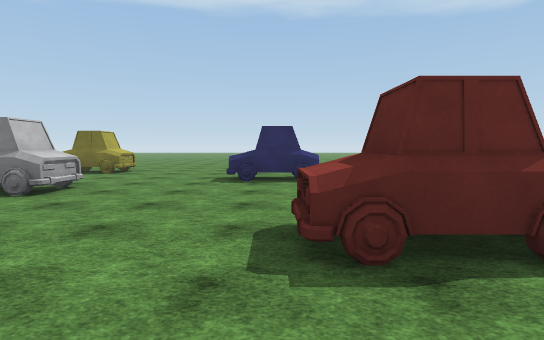
View 1 (above)

24 first-person views from a walk through a 3-D level made in the Unity game engine. The camera is 1.5 m above the floor, tilts 4° down and sees 80° across. The floor is counted in squares, 2 m on a side. Each view is taken from the middle of a square. On the plan, view 1 faces up. The plan holds only what a view shows up to about 11 squares ahead; the rest is blank. The place goes on beyond the plan. Some surface patterns are stand-ins.

View 2
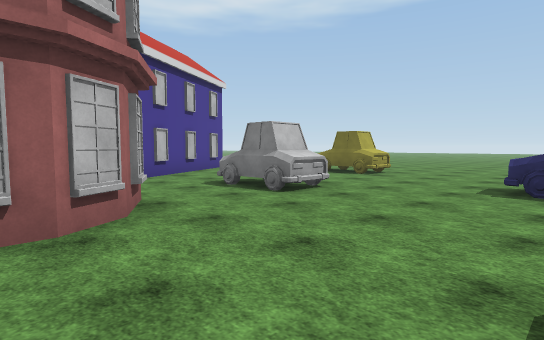

View 3
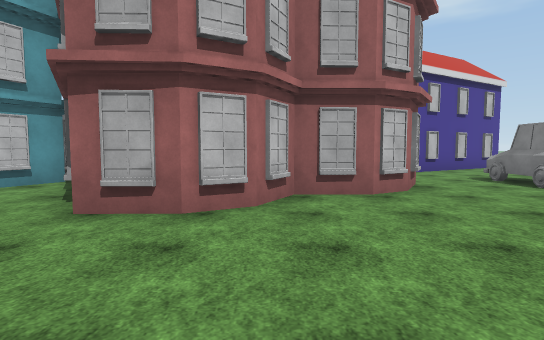

View 4
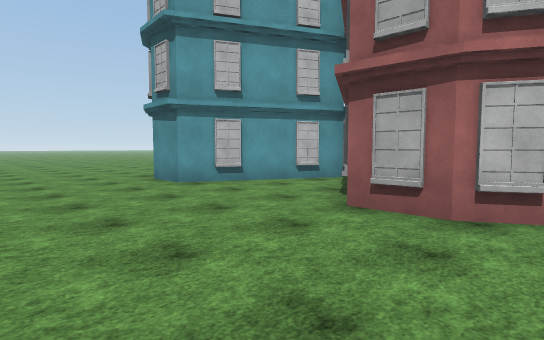

View 5
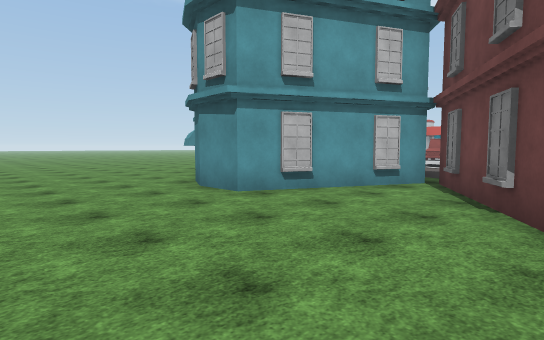

View 6
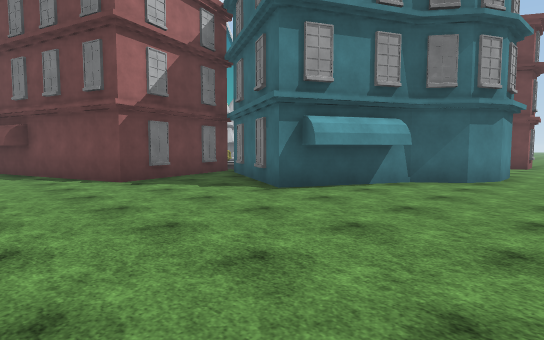

View 7
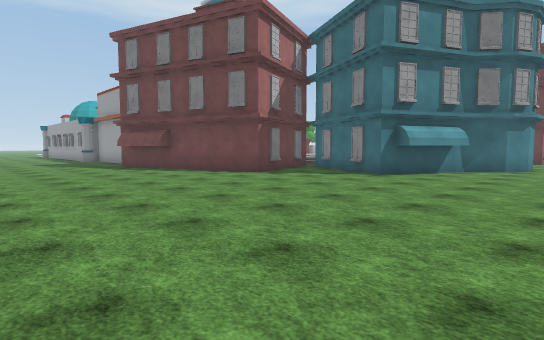

View 8
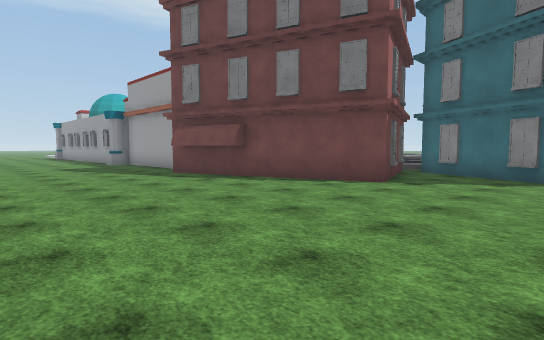

View 9
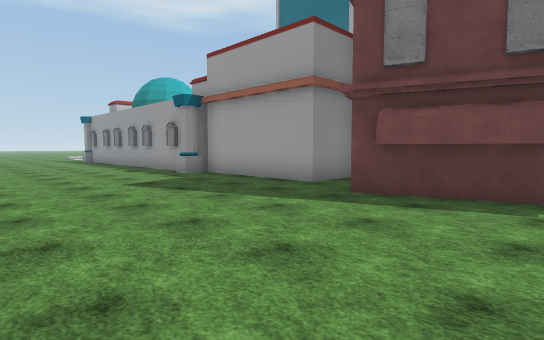

View 10
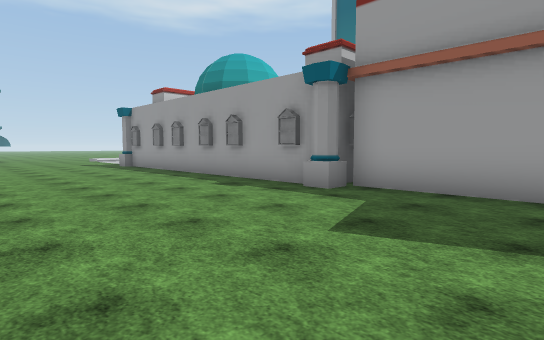

View 11
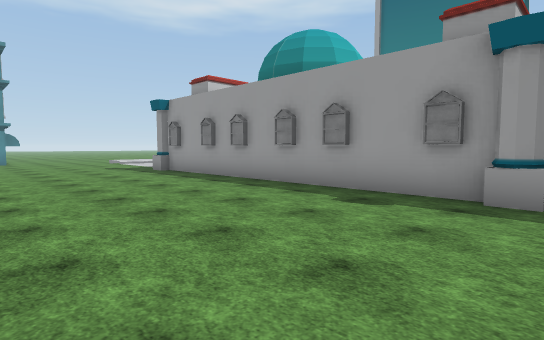

View 12
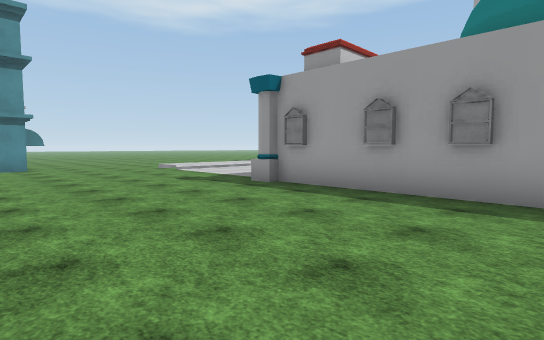

View 13
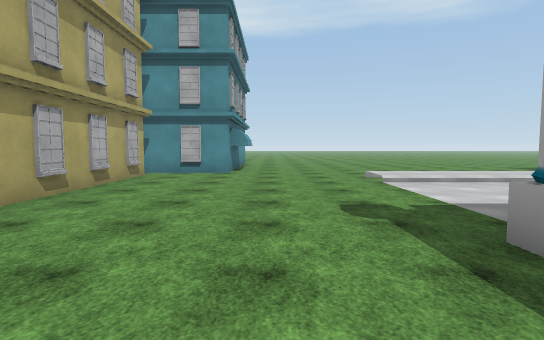

View 14
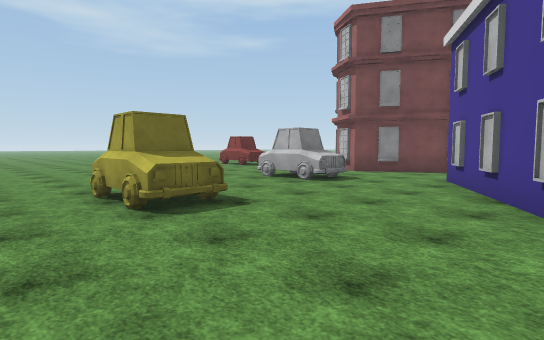

View 15
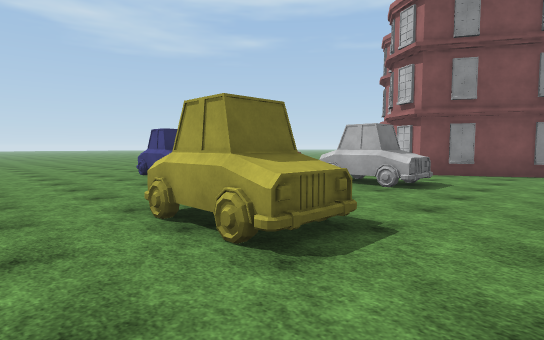

View 16
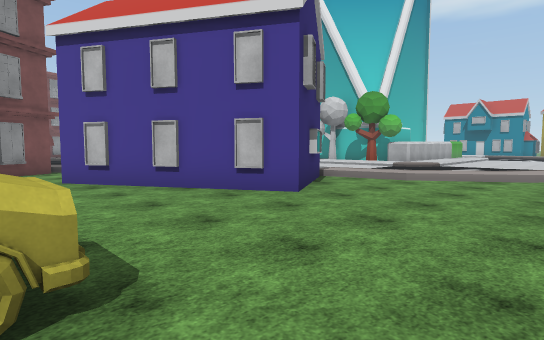

View 17
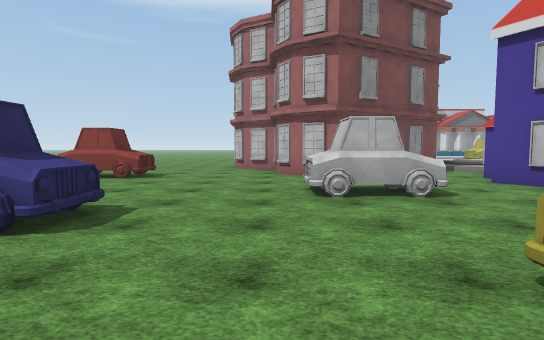

View 18
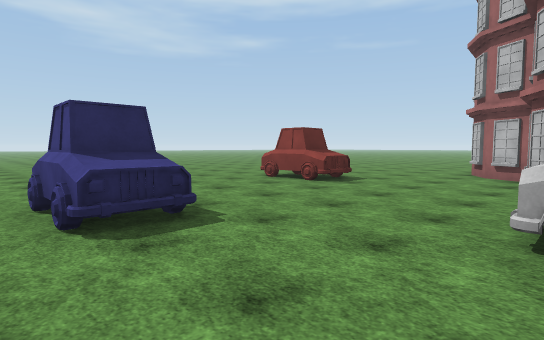

View 19
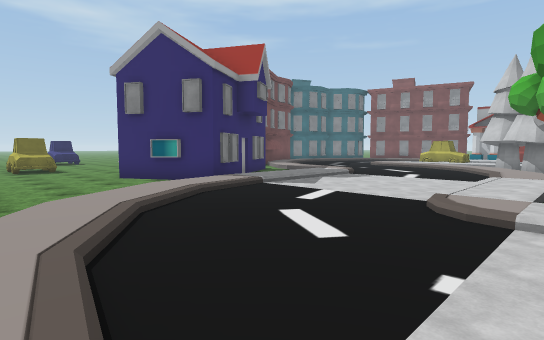

View 20
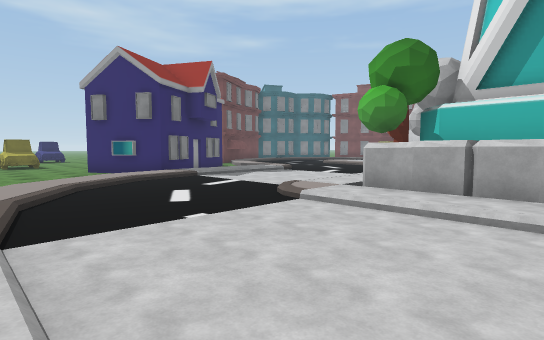

View 21
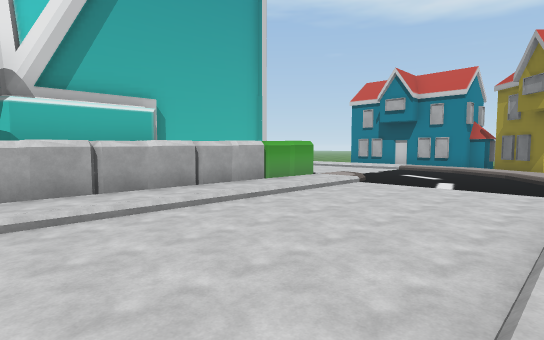

View 22
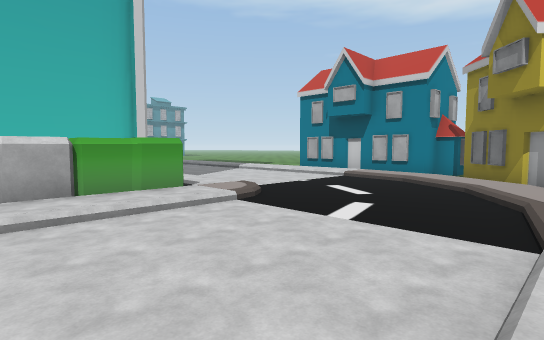

View 23
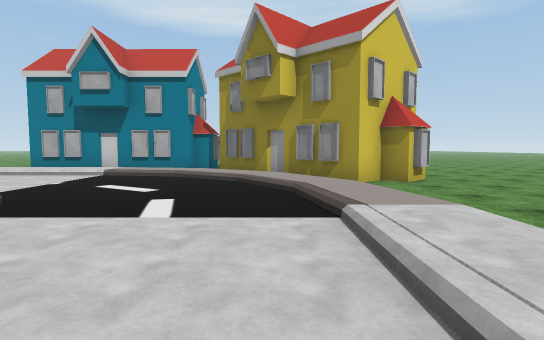

View 24
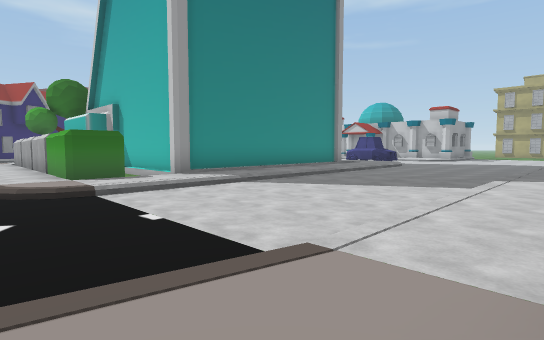

### Floor plan
Key: @ floor where view 1 was taken; # wall or solid block; . main floor; : floor 0.25 m higher than the main floor; / step, stairs or slope; O other object.
Columns run from 36 left of view 1 to 2 right of it. Each row starts with its distance up from view 1.
 12     OO::::::::::::::/.. ...........
 11    #/:/............/:/.................
 10   OO:/...............:/.......OO.......
  9 O  :/................/:.......OO.......
  8 ##.:..................:/.#O........OOO.
  7  #O:....::::::::::/...//###........OOO
  6  #/:....:OOOOOOOO:/...//O  O...OO.....
  5  #O:....:...    O:/...// ###O..OO......
  4  #O:....:####    :/...//   ##..........
  3   /:....:#       :/...//   ##..#O...OOO
  2    :....:#       :/...     ..OO##O..OOO
  1    :....:#       //..      /##  ##.....
  0    :....:#       //.       :#    ##.@..
 -1    :....:#        //              #....
 -2    :....                         ##....
 -3    :...                        ###O....
 -4    :..                         #O......
 -5                               O#O......
 -6                                  #O....
 -7                                  ##....
 -8                                  ##....
 -9                                  #....
-10                             ######....
-11   //                        #.####....
-12   //.                       #.........
-13   //..               #.    ##.........
-14   //...          #####.  ###..........
-15 ........#OO#OO#OO#.....###............
-16 .....................................
-17 .....................................
-18 #....................................
-19 #....................................
-20 #....................................

Positions as (right, up) in squares from view 1, and headings:
1: (0, 0), facing up
2: (0, 1), facing up-left
3: (2, 0), facing left
4: (2, 0), facing down-left
5: (2, -2), facing down-left
6: (0, -16), facing up-left
7: (0, -20), facing up-left
8: (-4, -20), facing up-left
9: (-10, -20), facing up-left
10: (-15, -20), facing up-left
11: (-18, -20), facing up-left
12: (-23, -20), facing up-left
13: (-26, -17), facing left
14: (-10, 12), facing down-right
15: (-8, 12), facing down-right
16: (-6, 12), facing down-left
17: (-3, 11), facing down
18: (-4, 9), facing down-right
19: (-20, 12), facing down-right
20: (-23, 12), facing down-right
21: (-20, 12), facing down-left
22: (-24, 12), facing down-left
23: (-24, 11), facing left
24: (-34, 8), facing down-right
